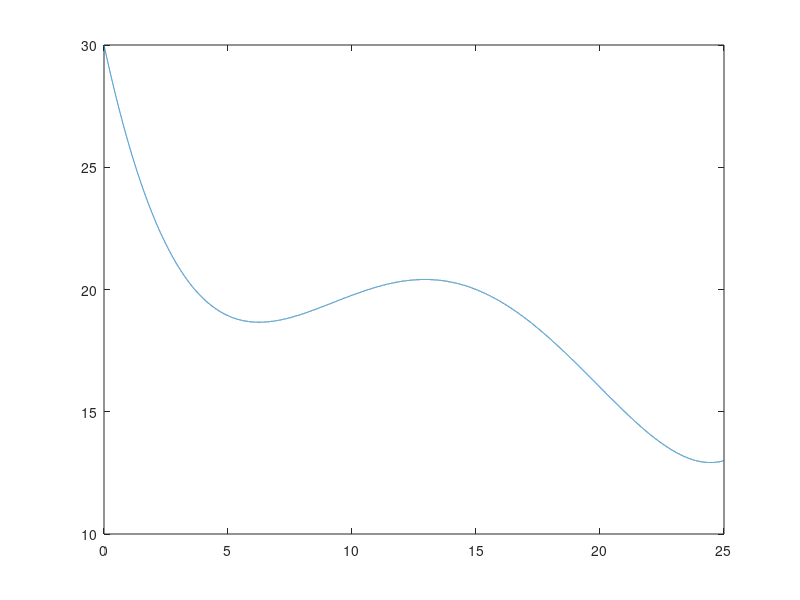

Write the MATLAB code that produced this figure.
Y=[30; 19; 20; 16; 13];
C=[1 0 0 0 0; 
   1 8 8^2 8^3 8^4;
   1 15 15^2 15^3 15^4;
   1 20 20^2 20^3 20^4;
   1 25 25^2 25^3 25^4];
C_inv=pinv(C);
A=C_inv*Y
dx=1/1000;
x=0:dx:25;
gx=A(1,1) + A(2,1)*x + A(3,1)*x.^2 + A(4,1)*x.^3 + A(5,1)*x.^4;

figure 
plot(x, gx)
